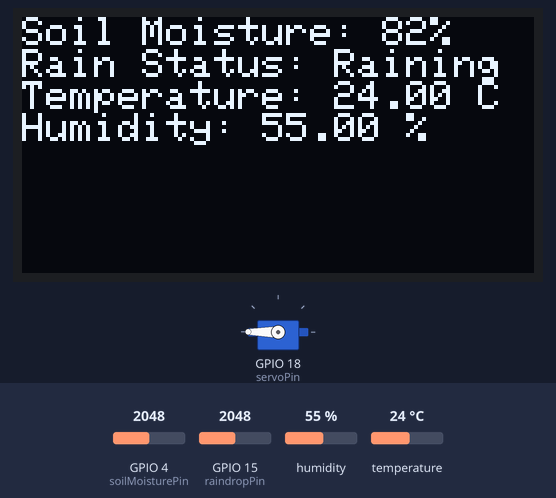
Bench run of a sketch on a simulated ESP32. Shown: servo, 128×64 one-colour display. The inputs (shaded band) are chosen by the test bench; at power-on: humidity 55 %, GPIO 4 (soilMoisturePin) = 2048, temperature 24 °C, GPIO 15 (raindropPin) = 2048. The display library's start-up logo is not drawn; what the sketch prints to the serial monitor is not drawn.

Above: at 2.5 s.
2.6 s: humidity set to 22 %
At 4.8 s:
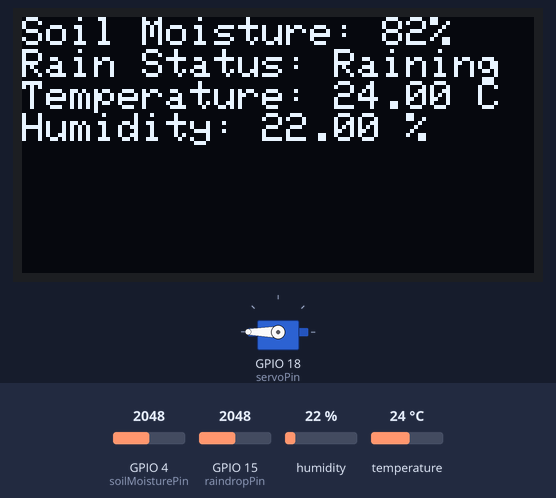
5.3 s: GPIO 4 (soilMoisturePin) set to 2866
At 5.9 s:
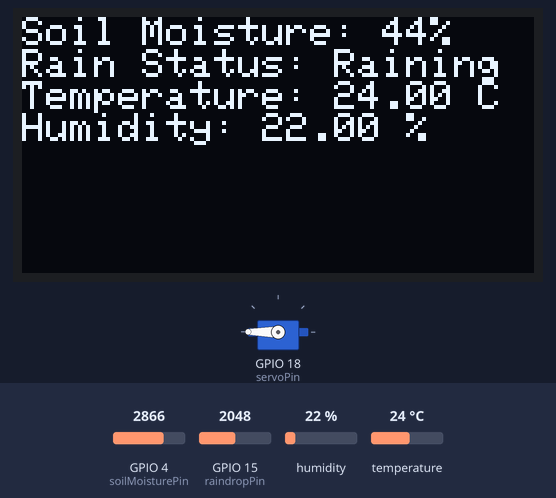
8.0 s: temperature set to 12 °C
At 10.4 s:
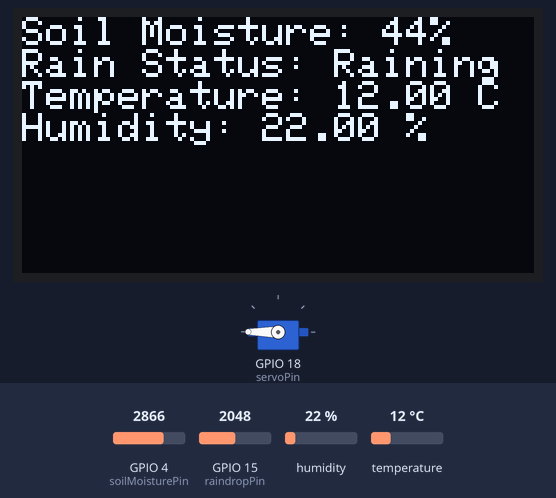
11.0 s: GPIO 4 (soilMoisturePin) set to 3972
At 12.7 s:
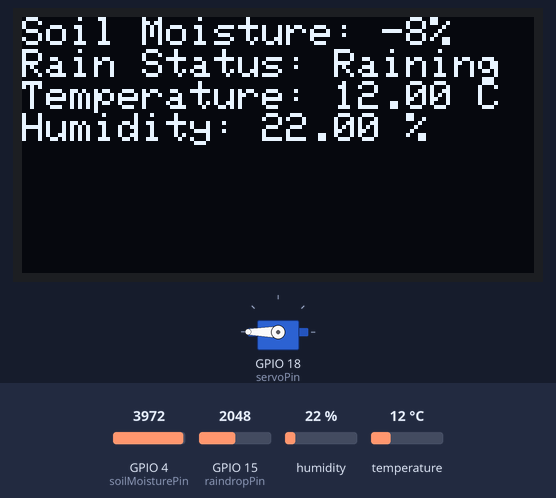
13.7 s: GPIO 4 (soilMoisturePin) set to 1724
17.2 s: GPIO 4 (soilMoisturePin) set to 1625
At 18.3 s:
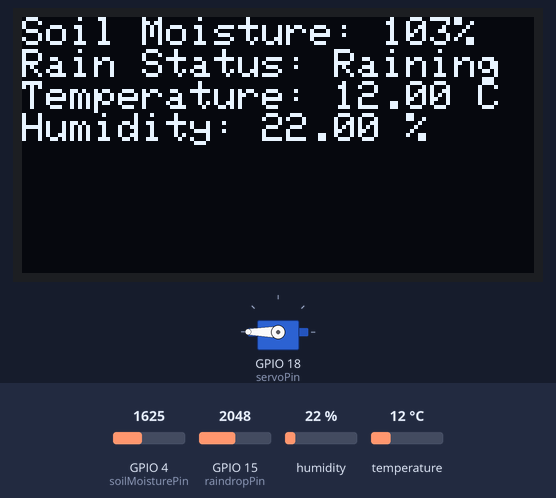
Timing chart, 0 to 20.2 s (numbered marks = the images above; inputs shaded):
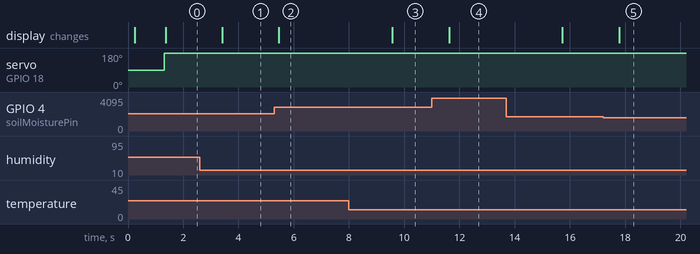

The sketch:

agroscan_perfect_code.ino
```cpp
#include <Adafruit_Sensor.h>
#include <DHT.h>
#include <DHT_U.h>
#include <ESP32Servo.h>
#include <SPI.h>
#include <Wire.h>
#include <Adafruit_GFX.h>
#include <Adafruit_SH110X.h>

// Define pins and sensor types
#define DHTPIN 13         // Pin connected to the DHT22 data pin
#define DHTTYPE DHT22     // DHT22 sensor type
DHT dht(DHTPIN, DHTTYPE);

const int soilMoisturePin = 4;  // Soil moisture sensor pin
const int AirValue = 3790;      // Calibration value for dry soil
const int WaterValue = 1691;    // Calibration value for wet soil

const int raindropPin = 15;     // Raindrop sensor pin
Servo myServo;                  // Servo object
int servoPin = 18;              // Servo connected to PWM-capable GPIO pin

// OLED display setup
#define i2c_Address 0x3c        // I2C address for OLED
#define SCREEN_WIDTH 128        // OLED display width, in pixels
#define SCREEN_HEIGHT 64        // OLED display height, in pixels
#define OLED_RESET -1           // OLED reset pin (-1 if not used)

Adafruit_SH1106G display = Adafruit_SH1106G(SCREEN_WIDTH, SCREEN_HEIGHT, &Wire, OLED_RESET);

void setup() {
  Serial.begin(9600);               // Start serial communication

  dht.begin();                      // Initialize DHT22 sensor
  myServo.attach(servoPin);         // Attach the servo to the pin

  delay(250);                       // Wait for the OLED to power up
  display.begin(i2c_Address, true); // Initialize OLED display with I2C address
  display.display();
  delay(1000);                      // Display Adafruit splash screen for 1 second

  display.clearDisplay();           // Clear the buffer to start fresh
}

void loop() {
  // Read soil moisture sensor
  int soilMoistureValue = analogRead(soilMoisturePin);
  int soilMoisturePercent = map(soilMoistureValue, AirValue, WaterValue, 0, 100);

  // Read raindrop sensor
  int raindropValue = analogRead(raindropPin);
  String rainStatus;

  if (raindropValue < 4095) {
    myServo.write(180);             // Move servo to 180 degrees
    rainStatus = "Raining";
  } else {
    myServo.write(0);               // Move servo to 0 degrees
    rainStatus = "No Rain";
  }

  // Read temperature and humidity from DHT22
  float temperature = dht.readTemperature();  // Temperature in Celsius
  float humidity = dht.readHumidity();        // Humidity in percentage

  // Check if the readings are valid
  if (isnan(temperature) || isnan(humidity)) {
    Serial.println("Failed to read from DHT sensor!");
    return;
  }

  // Print all sensor values to the serial monitor
  Serial.print("Soil Moisture: ");
  Serial.print(soilMoisturePercent);
  Serial.println(" %");

  Serial.print("Rain Status: ");
  Serial.println(rainStatus);

  Serial.print("Temperature: ");
  Serial.print(temperature);
  Serial.print(" °C\tHumidity: ");
  Serial.print(humidity);
  Serial.println(" %");

  // Update OLED display with all sensor values
  display.clearDisplay();           // Clear the previous display
  display.setTextSize(1);           // Set text size for readability
  display.setTextColor(SH110X_WHITE); // Set text color

  display.setCursor(0, 0);          // Set cursor position (x, y)
  display.println("Soil Moisture: " + String(soilMoisturePercent) + "%");
  display.println("Rain Status: " + rainStatus);
  display.println("Temperature: " + String(temperature) + " C");
  display.println("Humidity: " + String(humidity) + " %");

  display.display();                // Show the updated content on the OLED

  delay(2000);                      // Delay for 2 seconds before the next reading
}
```

Measured:
- after the input at 2.6 s, the display: changes after 0.81 s (image 1)
- after the input at 5.3 s, the display: changes after 0.16 s (image 2)
- after the input at 8.0 s, the display: changes after 1.6 s (image 3)
- after the input at 11.0 s, the display: changes after 0.62 s (image 4)
- after the input at 17.2 s, the display: changes after 0.58 s (image 5)
